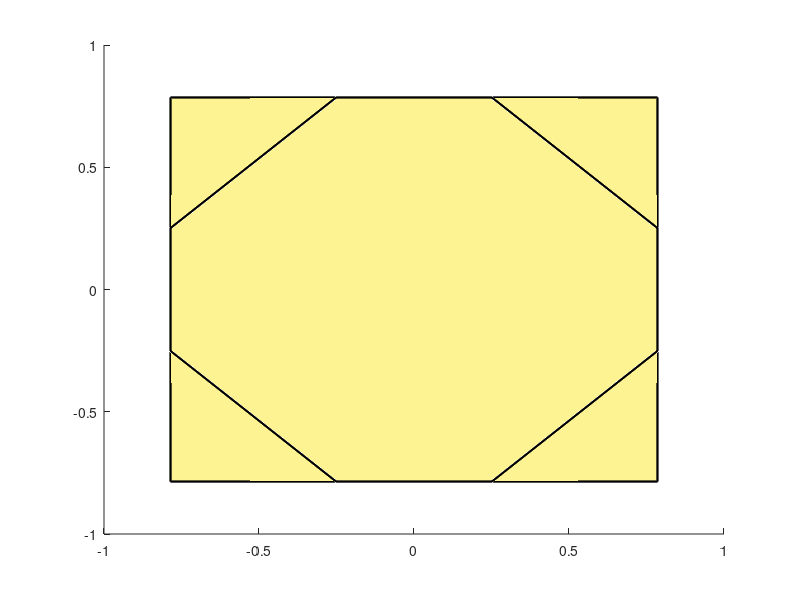

The MATLAB script that drew this image: (Note: this script raises an error after producing the figure.)
%% Conceptual plot for F_{H\SO(3)}, H -> Octahedral symmetry group
close all; clear; clc;

%% Parameters
hc_3 = pi / 3.0;
hc_4 = 0.25 * pi;

%t = 0.75 * pi - sqrt (3.0) * hc_3;
t = 0.32;

%% Tiles
tile = struct ('face_x', 0, 'face_y', 0, 'face_z', 0, 'face_center', 0);

tile(1).face_x = hc_4 * [t, 1.0, 1.0];
tile(1).face_y = hc_4 * [1.0, t, 1.0];
tile(1).face_z = hc_4 * [1.0, 1.0, t];

tile(2).face_x = -hc_4 * [t, 1.0, 1.0];
tile(2).face_y = hc_4 * [1.0, t, 1.0];
tile(2).face_z = hc_4 * [1.0, 1.0, t];

tile(3).face_x = hc_4 * [t, 1.0, 1.0];
tile(3).face_y = -hc_4 * [1.0, t, 1.0];
tile(3).face_z = hc_4 * [1.0, 1.0, t];

tile(4).face_x = -hc_4 * [t, 1.0, 1.0];
tile(4).face_y = -hc_4 * [1.0, t, 1.0];
tile(4).face_z = hc_4 * [1.0, 1.0, t];

tile(5).face_x = hc_4 * [t, 1.0, 1.0];
tile(5).face_y = hc_4 * [1.0, t, 1.0];
tile(5).face_z = -hc_4 * [1.0, 1.0, t];

tile(6).face_x = -hc_4 * [t, 1.0, 1.0];
tile(6).face_y = hc_4 * [1.0, t, 1.0];
tile(6).face_z = -hc_4 * [1.0, 1.0, t];

tile(7).face_x = hc_4 * [t, 1.0, 1.0];
tile(7).face_y = -hc_4 * [1.0, t, 1.0];
tile(7).face_z = -hc_4 * [1.0, 1.0, t];

tile(8).face_x = -hc_4 * [t, 1.0, 1.0];
tile(8).face_y = -hc_4 * [1.0, t, 1.0];
tile(8).face_z = -hc_4 * [1.0, 1.0, t];

tile(9).face_x = [tile(1).face_x(2), tile(1).face_x(1), tile(2).face_x(1), tile(2).face_x(2), tile(4).face_x(2), tile(4).face_x(1), tile(3).face_x(1), tile(3).face_x(2)];
tile(9).face_y = [tile(1).face_y(2), tile(1).face_y(1), tile(2).face_y(1), tile(2).face_y(2), tile(4).face_y(2), tile(4).face_y(1), tile(3).face_y(1), tile(3).face_y(2)];
tile(9).face_z = [tile(1).face_z(2), tile(1).face_z(1), tile(2).face_z(1), tile(2).face_z(2), tile(4).face_z(2), tile(4).face_z(1), tile(3).face_z(1), tile(3).face_z(2)];

tile(10).face_x = [tile(1).face_x(2), tile(1).face_x(1), tile(2).face_x(1), tile(2).face_x(2), tile(4).face_x(2), tile(4).face_x(1), tile(3).face_x(1), tile(3).face_x(2)];
tile(10).face_y = [tile(1).face_y(2), tile(1).face_y(1), tile(2).face_y(1), tile(2).face_y(2), tile(4).face_y(2), tile(4).face_y(1), tile(3).face_y(1), tile(3).face_y(2)];
tile(10).face_z = -[tile(1).face_z(2), tile(1).face_z(1), tile(2).face_z(1), tile(2).face_z(2), tile(4).face_z(2), tile(4).face_z(1), tile(3).face_z(1), tile(3).face_z(2)];

tile(11).face_z = [tile(1).face_x(2), tile(1).face_x(1), tile(2).face_x(1), tile(2).face_x(2), tile(4).face_x(2), tile(4).face_x(1), tile(3).face_x(1), tile(3).face_x(2)];
tile(11).face_y = [tile(1).face_y(2), tile(1).face_y(1), tile(2).face_y(1), tile(2).face_y(2), tile(4).face_y(2), tile(4).face_y(1), tile(3).face_y(1), tile(3).face_y(2)];
tile(11).face_x = [tile(1).face_z(2), tile(1).face_z(1), tile(2).face_z(1), tile(2).face_z(2), tile(4).face_z(2), tile(4).face_z(1), tile(3).face_z(1), tile(3).face_z(2)];

tile(12).face_z = [tile(1).face_x(2), tile(1).face_x(1), tile(2).face_x(1), tile(2).face_x(2), tile(4).face_x(2), tile(4).face_x(1), tile(3).face_x(1), tile(3).face_x(2)];
tile(12).face_y = [tile(1).face_y(2), tile(1).face_y(1), tile(2).face_y(1), tile(2).face_y(2), tile(4).face_y(2), tile(4).face_y(1), tile(3).face_y(1), tile(3).face_y(2)];
tile(12).face_x = -[tile(1).face_z(2), tile(1).face_z(1), tile(2).face_z(1), tile(2).face_z(2), tile(4).face_z(2), tile(4).face_z(1), tile(3).face_z(1), tile(3).face_z(2)];

tile(13).face_z = [tile(1).face_x(2), tile(1).face_x(1), tile(2).face_x(1), tile(2).face_x(2), tile(4).face_x(2), tile(4).face_x(1), tile(3).face_x(1), tile(3).face_x(2)];
tile(13).face_x = [tile(1).face_y(2), tile(1).face_y(1), tile(2).face_y(1), tile(2).face_y(2), tile(4).face_y(2), tile(4).face_y(1), tile(3).face_y(1), tile(3).face_y(2)];
tile(13).face_y = [tile(1).face_z(2), tile(1).face_z(1), tile(2).face_z(1), tile(2).face_z(2), tile(4).face_z(2), tile(4).face_z(1), tile(3).face_z(1), tile(3).face_z(2)];

tile(14).face_z = [tile(1).face_x(2), tile(1).face_x(1), tile(2).face_x(1), tile(2).face_x(2), tile(4).face_x(2), tile(4).face_x(1), tile(3).face_x(1), tile(3).face_x(2)];
tile(14).face_x = [tile(1).face_y(2), tile(1).face_y(1), tile(2).face_y(1), tile(2).face_y(2), tile(4).face_y(2), tile(4).face_y(1), tile(3).face_y(1), tile(3).face_y(2)];
tile(14).face_y = -[tile(1).face_z(2), tile(1).face_z(1), tile(2).face_z(1), tile(2).face_z(2), tile(4).face_z(2), tile(4).face_z(1), tile(3).face_z(1), tile(3).face_z(2)];

%% Plots
figure; hold on;

for face_index = 1 : 8
    trisurf ([1, 2, 3, 1],...
        tile(face_index).face_x, tile(face_index).face_y,...
        tile(face_index).face_z, 'FaceAlpha', 0.5, 'Linewidth', 1.3);
end

for face_index = 9 : 14
    trisurf ([1, 2, 3, 4, 5, 6, 7, 8, 1],...
        tile(face_index).face_x, tile(face_index).face_y,...
        tile(face_index).face_z, 'FaceAlpha', 0.5, 'Linewidth', 1.3);
end

plot_properties();